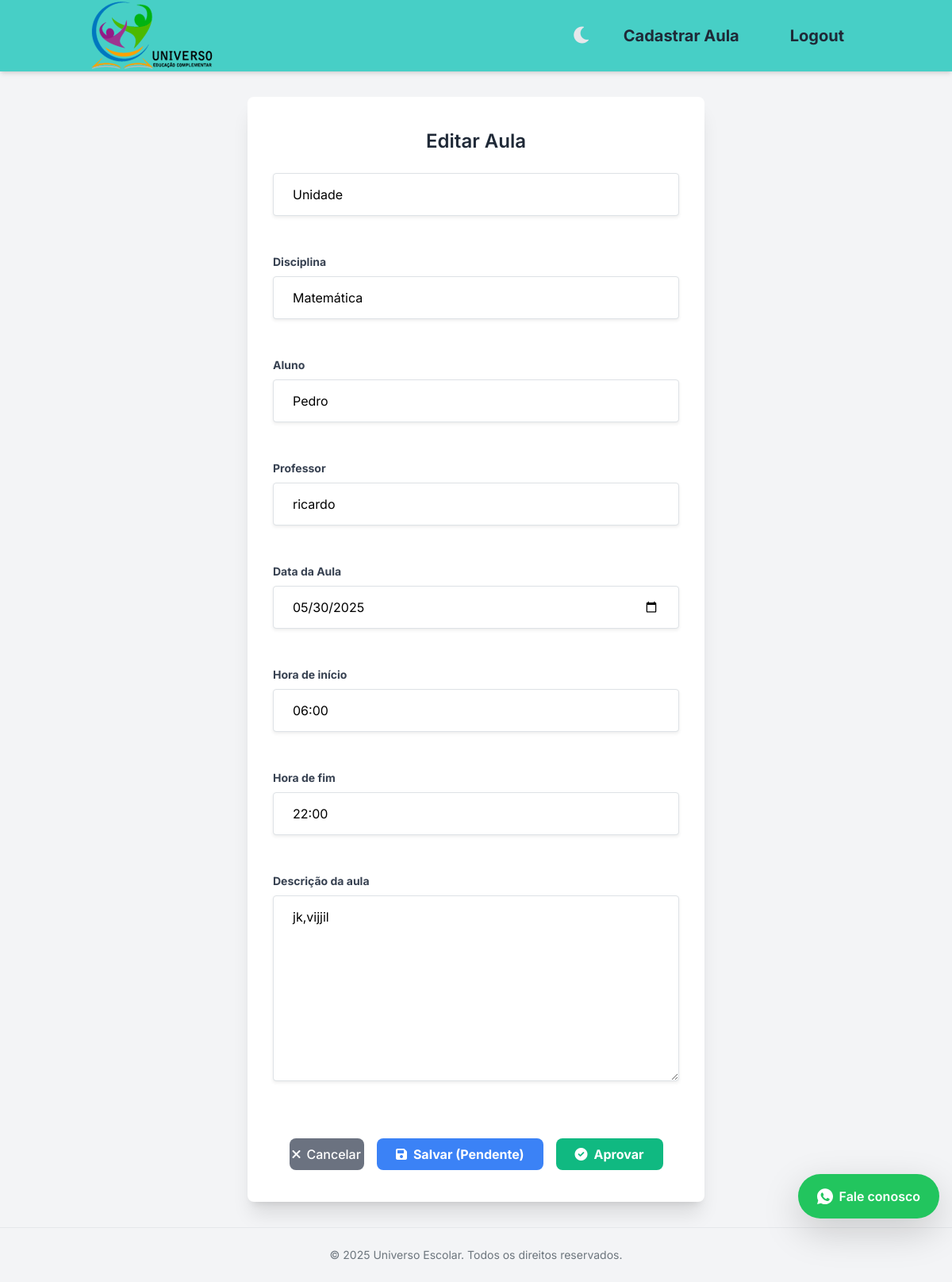
The app's page /aula/3/editar/ (signed in) with its own data.
### uniescolar/models.py (models this page shows, shortened)
class Aula(models.Model):
    STATUS_APROVACAO_CHOICES = [
        ('pendente', 'Pendente'),
        ('aprovada', 'Aprovada'),
        ('rejeitada', 'Rejeitada'),
    ]
    id = models.AutoField(primary_key=True)
    local = models.CharField(max_length=100)
    disciplina = models.ForeignKey(Disciplina, on_delete=models.CASCADE, related_name="aulas_disciplina")
    data_inicio = models.DateField(default=timezone.now)
    hora_inicio = models.TimeField(default=hora_inicio_padrao)
    hora_fim = models.TimeField(default=hora_fim_padrao)
    aluno = models.ForeignKey(
        Aluno,
        on_delete=models.CASCADE,
        related_name="aulas"
    )
    professor = models.ForeignKey(
        Professor,
        on_delete=models.CASCADE,
        related_name="aulas_ministradas"
    )
    descricao = models.TextField()
    status_aprovacao = models.CharField( # NOVO CAMPO
        max_length=10,
        choices=STATUS_APROVACAO_CHOICES,
        default='pendente' # Default para novas aulas
    )
    class Meta:
        unique_together = (
            'aluno', 'professor', 'data_inicio', 'hora_inicio', 'hora_fim'
        )

### uniescolar/views.py (the view)
# urls.py: path('aula/<int:aula_id>/editar/', views.update_aula_view, name='update_aula'),
@login_required
def update_aula_view(request, aula_id):
    aula = get_object_or_404(Aula, id=aula_id)
    user = request.user
    is_gestor = is_gestor_check(user)
    is_professor_of_aula = hasattr(user, 'professor_profile') and aula.professor == user.professor_profile
    can_edit = False
    if is_gestor:
        can_edit = True
    elif is_professor_of_aula and aula.status_aprovacao == 'pendente':
        can_edit = True # Professor pode editar SE a aula for dele E estiver pendente
    if not can_edit:
        messages.error(request, "Você não tem permissão para editar esta aula ou o status da aula não permite edição por você.")
        return redirect('detalhe_aula', id=aula.id)
    if request.method == 'POST':
        form = AddAulaForm(request.POST, instance=aula)
        if form.is_valid():
            aula_editada = form.save(commit=False)
            if is_gestor:
                if 'salvar_e_aprovar' in request.POST:
                    aula_editada.status_aprovacao = 'aprovada'
                    messages.success(request, f"Aula ID {aula_editada.id} editada e APROVADA!")
                elif 'rejeitar_aula_action' in request.POST:
                    aula_editada.status_aprovacao = 'rejeitada'
                    messages.success(request, f"Aula ID {aula_editada.id} editada e REJEITADA!")
                elif 'salvar_pendente' in request.POST:
                    aula_editada.status_aprovacao = 'pendente'
                    messages.success(request, f"Aula ID {aula_editada.id} editada e mantida PENDENTE.")
                else:
                    if not ('salvar_e_aprovar' in request.POST or 'rejeitar_aula_action' in request.POST or 'salvar_pendente' in request.POST):
                         aula_editada.status_aprovacao = aula.status_aprovacao
                    messages.success(request, f"Aula ID {aula_editada.id} editada.")
            else: # Se for professor editando
                aula_editada.status_aprovacao = 'pendente'
                if hasattr(user, 'professor_profile'):
                    aula_editada.professor = user.professor_profile
                messages.success(request, f"Suas edições para a Aula ID {aula_editada.id} foram salvas e estão PENDENTES de aprovação.")
            aula_editada.save()
            form.save_m2m()
            return redirect('detalhe_aula', id=aula_editada.id)
        else:
            messages.error(request, "Não foi possível salvar as alterações. Verifique os erros no formulário.")
    else: # GET request
        form = AddAulaForm(instance=aula)
        if not is_gestor and 'professor' in form.fields:
            form.fields['professor'].widget = forms.HiddenInput()
    context = {
        'form': form,
        'aula': aula,
        'page_title': f"Editar Aula",
        'is_gestor': is_gestor,
    }
    return render(request, 'uniescolar/editar_aula_gestor.html', context)

### uniescolar/context_processors.py (called while the page is built)
def nav_access_permissions(request):
    can_add_aula = False
    if request.user.is_authenticated:
        is_professor = False
        if not request.user.is_anonymous:
            try:
                is_professor = Professor.objects.filter(pk=request.user.pk).exists()
            except TypeError: # Pode acontecer se request.user.pk for None para AnonymousUser
                pass
        if request.user.is_superuser or is_professor:
            can_add_aula = True
    return {'can_add_aula_permission': can_add_aula}

### uniescolar/models.py (called while the page is built)
    def __str__(self):
        if self.user:
            nome_resp = f"{self.user.first_name} {self.user.last_name}".strip() or self.user.username
        else:
            nome_resp = "Responsável sem usuário"
        alunos = self.alunos_dependentes.all()          # usa o related_name
        if alunos.exists():
            nomes_alunos = ", ".join(aluno.nome for aluno in alunos)
        else:
            nomes_alunos = "Sem alunos vinculados"
        return f"{nome_resp} – Aluno(s): {nomes_alunos}"

    def __str__(self):
        return f"{self.user.username}"

    def __str__(self):
        return f"{self.nome}"

    def __str__(self):
        responsavel_nome = str(self.responsavel) if self.responsavel else "Sem responsável"
        return f"{self.nome}"

### uniescolar/views.py (called while the page is built)
def is_gestor_check(user):
    return user.is_authenticated and hasattr(user, 'gestor_profile')

### uniescolar/templates/uniescolar/editar_aula_gestor.html (shortened to what this page needs)
{% extends 'base.html' %}
{% block content %}
<div class="container mx-auto px-4 py-8">
    <div class="max-w-xl mx-auto">
        <div class="form-card shadow-xl rounded-lg px-8 py-10 dark:bg-gray-800">
            <h2 class="text-2xl font-semibold text-content dark:text-gray-50 mb-6 text-center">{{ page_title|default:"Editar Aula" }}</h2>
            <form method="post" action="{% url 'update_aula' aula.id %}">
                {% for field in form %}
                    <div class="mb-5">
                        <label for="{{ field.id_for_label }}" class="block text-label dark:text-gray-300 text-sm font-bold mb-2">
                            {{ field.label }}
                        </label>
                        {% if field.name == 'professor' and not is_gestor %}
                             {{ field.as_hidden }}
                             {% if aula.professor %}
                                <p class="form-input-custom bg-gray-100 dark:bg-gray-600 cursor-not-allowed p-3 rounded-md">Professor: {{ aula.professor }}</p>
                             {% endif %}
                        {% else %}
                            {{ field }}
                        {% endif %}
                    </div>
                {% endfor %}
                <div class="mt-8 flex flex-col space-y-4 sm:space-y-0 sm:flex-row sm:items-start sm:justify-between">
    <div class="w-full flex justify-center sm:justify-center mt-4">
    <div class="flex flex-col sm:flex-row sm:items-center sm:space-x-4 space-y-2 sm:space-y-0">
        {% if is_gestor %}
            <a href="{% url 'home' %}" class="btn-secondary-custom text-center w-full sm:w-auto px-1 py-2 rounded-lg font-medium hover:opacity-90 transition-opacity duration-150 inline-flex items-center justify-center whitespace-nowrap">
                <i class="fas fa-times mr-2"></i>Cancelar
            </a>
            <button type="submit" name="salvar_pendente"
                class="btn-primary-custom text-white font-bold py-2 px-4 rounded-lg focus:outline-none focus:shadow-outline hover:opacity-90 transition-opacity duration-150">
                <i class="fas fa-save mr-2"></i>Salvar (Pendente)
            </button>
            <button type="submit" name="salvar_e_aprovar"
                class="btn-success-custom text-white font-bold py-2 px-4 rounded-lg focus:outline-none focus:shadow-outline hover:opacity-90 transition-opacity duration-150">
                <i class="fas fa-check-circle mr-2"></i>Aprovar
            </button>
        {% else %}
            <button type="submit" name="salvar_edicao_professor"
                class="btn-primary-custom text-white font-bold py-2 px-4 rounded-lg focus:outline-none focus:shadow-outline hover:opacity-90 transition-opacity duration-150">
                <i class="fas fa-save mr-2"></i>Salvar Alterações
            </button>
        {% endif %}
    </div>
</div>
{% endblock %}

### uniescolar/templates/base.html (style rules this page uses)
body { font-family: "Inter", sans-serif; background-color: #f3f4f6; color: #1f2937; transition: background-color 0.3s ease, color 0.3s ease; display: flex; flex-direction: column; min-height: 100vh; }
.form-card { background-color: #ffffff; @apply shadow-xl rounded-lg; transition: background-color 0.3s ease; }
.text-content { color: #1f2937; transition: color 0.3s ease; }
.text-label { color: #374151; transition: color 0.3s ease; }
input[type="text"], input[type="password"], input[type="email"], input[type="number"], input[type="date"], input[type="time"], select, textarea { border-color: #d1d5db; color: #000000 !important; background-color: #ffffff; transition: border-color 0.3s ease, color 0.3s ease, background-color 0.3s ease; }
input[type="text"]::placeholder, input[type="password"]::placeholder, input[type="email"]::placeholder, input[type="number"]::placeholder, input[type="date"]::placeholder, input[type="time"]::placeholder, textarea::placeholder { color: #4b5563 !important; opacity: 1; }
select option { color: #000000; background-color: #ffffff; }
.btn-primary-custom { background-color: #3b82f6; color: #ffffff; @apply font-semibold py-2 px-4 rounded-md hover:bg-blue-600 transition-colors duration-150 ease-in-out; }
.btn-secondary-custom { background-color: #6b7280; color: #ffffff; @apply font-semibold py-2 px-4 rounded-md hover:bg-gray-600 transition-colors duration-150 ease-in-out; }
.btn-success-custom { background-color: #10b981; color: #ffffff; @apply font-semibold py-2 px-4 rounded-md hover:bg-green-600 transition-colors duration-150 ease-in-out; }

### records on screen
Aula: form "Unidade" "Matemática" "Pedro" "ricardo" "05/30/2025" "06:00" "22:00" "jk,vijjil"

### other values on screen
{{ page_title|default:"Editar Aula" }} "Editar Aula"
{{ field.label }} "Disciplina" "Aluno" "Professor" "Data da Aula" "Hora de início" "Hora de fim" "Descrição da aula"
